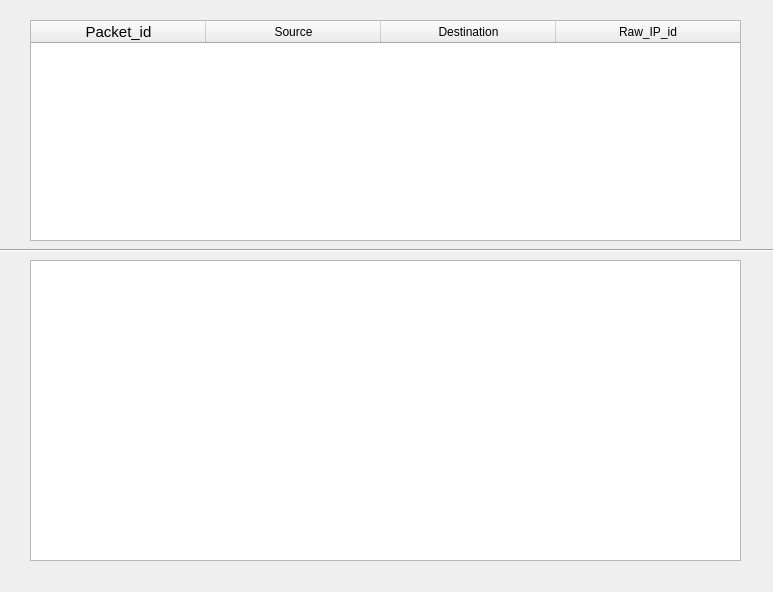
<?xml version="1.0" encoding="UTF-8"?>
<ui version="4.0">
 <class>widget</class>
 <widget class="QWidget" name="widget">
  <property name="geometry">
   <rect>
    <x>0</x>
    <y>0</y>
    <width>773</width>
    <height>592</height>
   </rect>
  </property>
  <property name="contextMenuPolicy">
   <enum>Qt::NoContextMenu</enum>
  </property>
  <property name="windowTitle">
   <string>IP Recombination</string>
  </property>
  <widget class="QTableWidget" name="recombination_list">
   <property name="geometry">
    <rect>
     <x>30</x>
     <y>20</y>
     <width>711</width>
     <height>221</height>
    </rect>
   </property>
   <property name="sizePolicy">
    <sizepolicy hsizetype="Expanding" vsizetype="Expanding">
     <horstretch>7</horstretch>
     <verstretch>6</verstretch>
    </sizepolicy>
   </property>
   <property name="maximumSize">
    <size>
     <width>711</width>
     <height>221</height>
    </size>
   </property>
   <property name="sizeIncrement">
    <size>
     <width>0</width>
     <height>0</height>
    </size>
   </property>
   <property name="baseSize">
    <size>
     <width>0</width>
     <height>0</height>
    </size>
   </property>
   <property name="font">
    <font>
     <underline>false</underline>
     <strikeout>false</strikeout>
    </font>
   </property>
   <property name="contextMenuPolicy">
    <enum>Qt::DefaultContextMenu</enum>
   </property>
   <property name="layoutDirection">
    <enum>Qt::LeftToRight</enum>
   </property>
   <property name="autoFillBackground">
    <bool>false</bool>
   </property>
   <property name="frameShape">
    <enum>QFrame::StyledPanel</enum>
   </property>
   <property name="lineWidth">
    <number>0</number>
   </property>
   <property name="columnCount">
    <number>4</number>
   </property>
   <attribute name="horizontalHeaderVisible">
    <bool>true</bool>
   </attribute>
   <attribute name="horizontalHeaderCascadingSectionResizes">
    <bool>true</bool>
   </attribute>
   <attribute name="horizontalHeaderDefaultSectionSize">
    <number>175</number>
   </attribute>
   <attribute name="horizontalHeaderHighlightSections">
    <bool>false</bool>
   </attribute>
   <attribute name="horizontalHeaderMinimumSectionSize">
    <number>100</number>
   </attribute>
   <attribute name="horizontalHeaderShowSortIndicator" stdset="0">
    <bool>false</bool>
   </attribute>
   <attribute name="horizontalHeaderStretchLastSection">
    <bool>true</bool>
   </attribute>
   <attribute name="verticalHeaderCascadingSectionResizes">
    <bool>false</bool>
   </attribute>
   <attribute name="verticalHeaderStretchLastSection">
    <bool>false</bool>
   </attribute>
   <column>
    <property name="text">
     <string>Packet_id</string>
    </property>
    <property name="font">
     <font>
      <pointsize>11</pointsize>
     </font>
    </property>
   </column>
   <column>
    <property name="text">
     <string>Source</string>
    </property>
   </column>
   <column>
    <property name="text">
     <string>Destination</string>
    </property>
   </column>
   <column>
    <property name="text">
     <string>Raw_IP_id</string>
    </property>
   </column>
  </widget>
  <widget class="Line" name="line">
   <property name="geometry">
    <rect>
     <x>0</x>
     <y>240</y>
     <width>1171</width>
     <height>21</height>
    </rect>
   </property>
   <property name="orientation">
    <enum>Qt::Horizontal</enum>
   </property>
  </widget>
  <widget class="QTextEdit" name="Raw_data">
   <property name="geometry">
    <rect>
     <x>30</x>
     <y>260</y>
     <width>711</width>
     <height>301</height>
    </rect>
   </property>
  </widget>
 </widget>
 <resources/>
 <connections>
  <connection>
   <sender>recombination_list</sender>
   <signal>cellClicked(int,int)</signal>
   <receiver>widget</receiver>
   <slot>show_data()</slot>
   <hints>
    <hint type="sourcelabel">
     <x>476</x>
     <y>156</y>
    </hint>
    <hint type="destinationlabel">
     <x>755</x>
     <y>146</y>
    </hint>
   </hints>
  </connection>
 </connections>
 <slots>
  <slot>show_data()</slot>
 </slots>
</ui>
